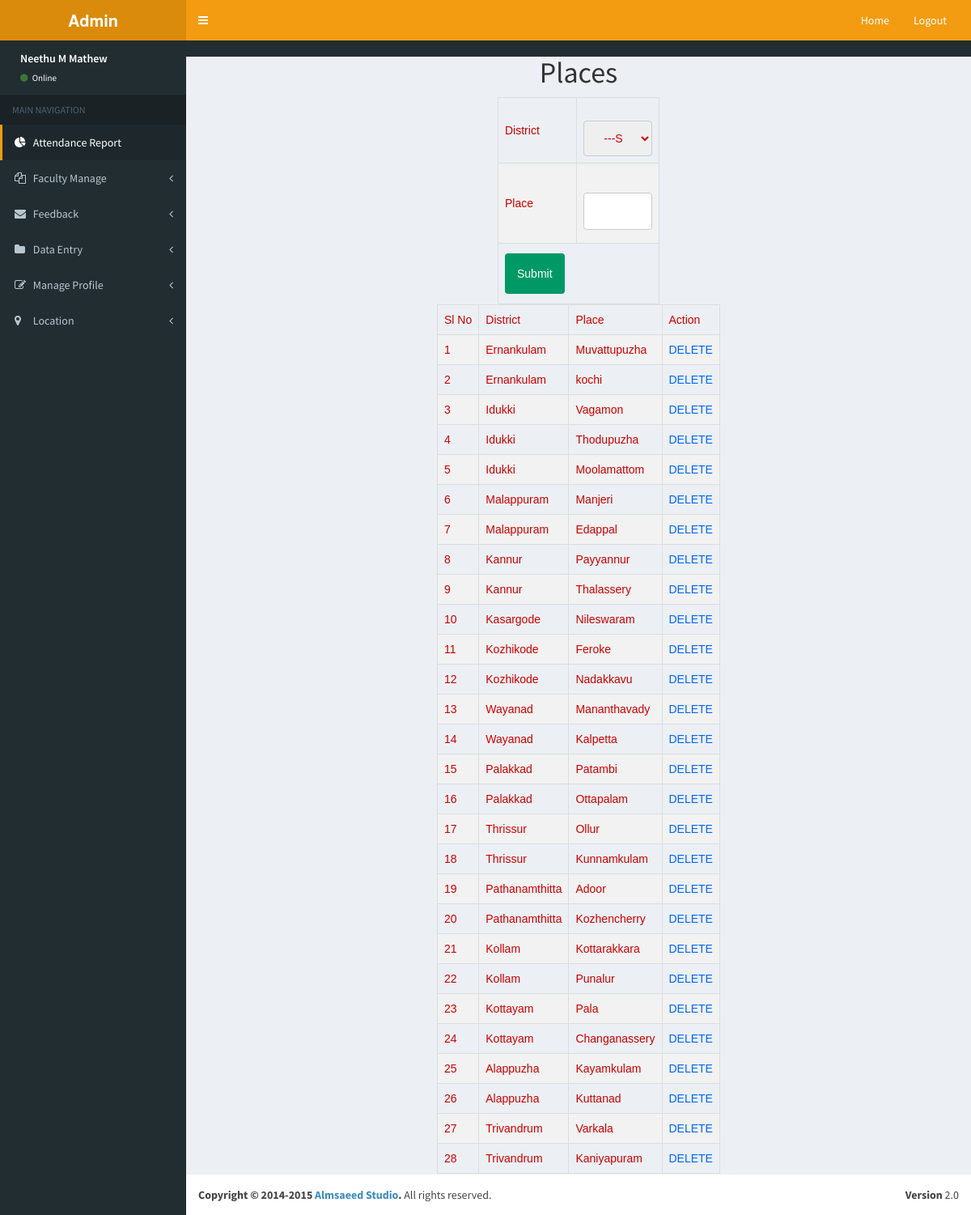
Page /Project/Admin/Place.php (signed in) on the committed database.
### tables this page shows
CREATE TABLE `tbl_place` (
  `place_id` int(11) NOT NULL,
  `place_name` varchar(50) NOT NULL,
  `district_id` int(11) NOT NULL
);

CREATE TABLE `tbl_district` (
  `district_id` int(11) NOT NULL,
  `district_name` varchar(50) NOT NULL
);

### Project/Admin/Place.php (the view, shortened to what this page needs)
<?php
include('Head.php');
include("../Assets/Connection/Connection.php");
?>
<!DOCTYPE html PUBLIC "-//W3C//DTD XHTML 1.0 Transitional//EN" "http://www.w3.org/TR/xhtml1/DTD/xhtml1-transitional.dtd">
<html xmlns="http://www.w3.org/1999/xhtml">
<head>
</head>
<body>
<div id="tab" align="center">
<h1 align="center">Places</h1>
<form id="form1" name="form1" method="post" action="">
  <table width="200" border="1">
    <tr>
      <td width="90">District</td>
      <td width="94"><label for="txt_district"></label>
        <select required name="txt_district" id="txt_district">
        <option>---Select----</option>
      </select></td>
    </tr>
    <tr>
      <td>Place</td>
      <td><label for="txt_place"></label>
      <input type="text" required name="txt_place" id="txt_place" /></td>
    </tr>
    <tr>
      <td colspan="2">
      <input type="submit" name="btn_submit" id="btn_submit" /></td>
    </tr>
  </table>
  <?php
  $i=0;
  $selQry= "select * from tbl_place s inner join tbl_district c on s.district_id = c.district_id";
  $result=$con->query($selQry);
  if($result->num_rows>0)
  {
  ?>
  <table  border="1">
    <tr>
      <td>Sl No</td>
      <td>District</td>
      <td>Place</td>
      <td>Action</td>
    </tr>
    <?php
	while($row=$result->fetch_assoc())
	{
		$i++;
	?>
    <tr>
      <td><?php echo $i ?></td>
      <td><?php echo $row['district_name']  ?></td>
      <td><?php echo $row['place_name']  ?></td>
      <td><a href="Place.php?did= <?php echo $row['place_id'] ?>">DELETE</a></td>
    </tr>
    <?php
	}
	?>
  </table>
  <?php
  }
  ?>
</form>
</div>
</body>
</html>
<?php
        include('Foot.php');
        ?>

### Project/Assets/Template/form.css (style rules this page uses)
#tab { font-family: "Trebuchet MS", Arial, Helvetica, sans-serif; border-collapse: collapse; width: 100%; }
#tab td, #tab th { border: 1px solid #ddd; padding: 8px; color: #C00; }
#tab a { color:#06F; }
#tab tr:nth-child(even) { background-color: #f2f2f2; }
input[type=text],[type=password],[type=email],[type=date], select { width: 100%; padding: 12px 20px; margin: 8px 0; display: inline-block; border: 1px solid #ccc; border-radius: 4px; box-sizing: border-box; }
input[type=submit] { background-color: #096; color: white; padding: 15px; margin: 4px 0; border: none; border-radius: 4px; cursor: pointer; }

### rows in the picture
tbl_place: district.district_name "Ernankulam", place_name "Muvattupuzha"
tbl_place: district.district_name "Ernankulam", place_name "kochi"
tbl_place: district.district_name "Idukki", place_name "Vagamon"
tbl_place: district.district_name "Idukki", place_name "Thodupuzha"
tbl_place: district.district_name "Idukki", place_name "Moolamattom"
tbl_place: district.district_name "Malappuram", place_name "Manjeri"
tbl_place: district.district_name "Malappuram", place_name "Edappal"
tbl_place: district.district_name "Kannur", place_name "Payyannur"
tbl_place: district.district_name "Kannur", place_name "Thalassery"
tbl_place: district.district_name "Kasargode", place_name "Nileswaram"
tbl_place: district.district_name "Kozhikode", place_name "Feroke"
tbl_place: district.district_name "Kozhikode", place_name "Nadakkavu"
tbl_place: district.district_name "Wayanad", place_name "Mananthavady"
tbl_place: district.district_name "Wayanad", place_name "Kalpetta"
tbl_place: district.district_name "Palakkad", place_name "Patambi"
tbl_place: district.district_name "Palakkad", place_name "Ottapalam"
tbl_place: district.district_name "Thrissur", place_name "Ollur"
tbl_place: district.district_name "Thrissur", place_name "Kunnamkulam"
tbl_place: district.district_name "Pathanamthitta", place_name "Adoor"
tbl_place: district.district_name "Pathanamthitta", place_name "Kozhencherry"
tbl_place: district.district_name "Kollam", place_name "Kottarakkara"
tbl_place: district.district_name "Kollam", place_name "Punalur"
tbl_place: district.district_name "Kottayam", place_name "Pala"
tbl_place: district.district_name "Kottayam", place_name "Changanassery"
tbl_place: district.district_name "Alappuzha", place_name "Kayamkulam"
tbl_place: district.district_name "Alappuzha", place_name "Kuttanad"
tbl_place: district.district_name "Trivandrum", place_name "Varkala"
tbl_place: district.district_name "Trivandrum", place_name "Kaniyapuram"
